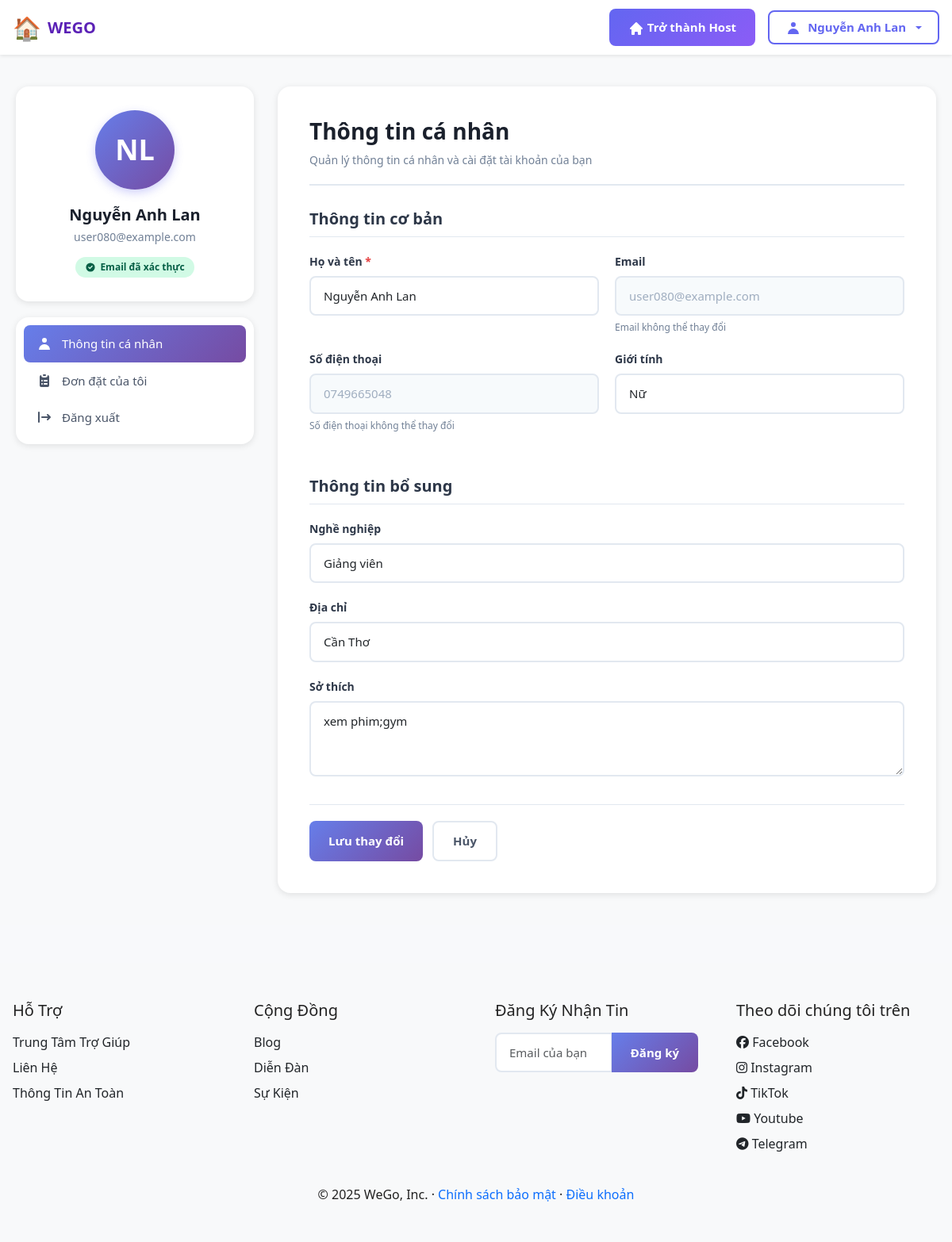
/view/user/profile.php (signed in), run on the app's committed database.
### tables this page shows
CREATE TABLE `user_profile` (
  `user_id` BIGINT UNSIGNED NOT NULL,
  `job` VARCHAR(150) DEFAULT NULL,
  `hobbies` TEXT DEFAULT NULL,
  `location` VARCHAR(150) DEFAULT NULL,
  `gender` ENUM('male','female','other','unknown') NOT NULL DEFAULT 'unknown',
  `created_at` TIMESTAMP NOT NULL DEFAULT CURRENT_TIMESTAMP,
  `updated_at` TIMESTAMP NOT NULL DEFAULT CURRENT_TIMESTAMP ON UPDATE CURRENT_TIMESTAMP,
  PRIMARY KEY (`user_id`),
  CONSTRAINT `fk_profile_user` FOREIGN KEY (`user_id`) REFERENCES `user` (`user_id`) ON UPDATE CASCADE
);

CREATE TABLE `user` (
  `user_id` BIGINT UNSIGNED NOT NULL AUTO_INCREMENT,
  `email` VARCHAR(190) NOT NULL,
  `phone` VARCHAR(30) NOT NULL,
  `password_hash` VARCHAR(255) NOT NULL,
  `full_name` VARCHAR(150) DEFAULT NULL,
  `is_email_verified` TINYINT(1) NOT NULL DEFAULT 0,
  `verification_code_expires` DATETIME DEFAULT NULL,
  `status` ENUM('active','locked') NOT NULL DEFAULT 'active',
  `token_version` INT UNSIGNED NOT NULL DEFAULT 0,
  `verify_version` INT UNSIGNED NOT NULL DEFAULT 0,
  `reset_version` INT UNSIGNED NOT NULL DEFAULT 0,
  `created_at` TIMESTAMP NOT NULL DEFAULT CURRENT_TIMESTAMP,
  `updated_at` TIMESTAMP NOT NULL DEFAULT CURRENT_TIMESTAMP ON UPDATE CURRENT_TIMESTAMP,
  PRIMARY KEY (`user_id`),
  UNIQUE KEY `uq_user_email` (`email`),
  UNIQUE KEY `uq_user_phone` (`phone`),
  KEY `ix_user_status` (`status`)
);

### model/mUser.php (called while the page is built, shortened)
<?php
class mUser {
    public function mGetUserById($userId) {
        $p = new mConnect();
        $conn = $p->mMoKetNoi();
        if ($conn) {
            $sql = "SELECT u.*, up.job, up.hobbies, up.location, up.gender
                    FROM user u
                    LEFT JOIN user_profile up ON u.user_id = up.user_id
                    WHERE u.user_id = $userId
                    LIMIT 1";
            $result = $conn->query($sql);
            if ($result && $result->num_rows > 0) {
                $user = $result->fetch_assoc();
                return $user;
            }
        }
        return null;
    }
}
?>

### view/user/profile.php (the view, shortened to what this page needs)
<?php
include_once __DIR__ . '/../../model/mUser.php';
$userId = $_SESSION['user_id'];
$currentPage = 'profile';
$mUser = new mUser();
$user = $mUser->mGetUserById($userId);
?>
<?php include __DIR__ . '/../partials/header.php'; ?>
<link rel="stylesheet" href="../css/profile.css?v=<?php echo time(); ?>">
<?php include __DIR__ . '/partials/profile-layout-start.php'; ?>
<div class="profile-header">
  <h1>Thông tin cá nhân</h1>
  <p>Quản lý thông tin cá nhân và cài đặt tài khoản của bạn</p>
</div>
<form action="" method="POST" class="profile-form">
  <div class="form-section">
    <h2>Thông tin cơ bản</h2>
    <div class="form-row">
      <div class="form-group">
        <label for="full_name">Họ và tên <span class="required">*</span></label>
        <input
          type="text"
          id="full_name"
          name="full_name"
          class="form-control <?php echo isset($errors['full_name']) ? 'is-invalid' : ''; ?>"
          value="<?php echo htmlspecialchars($user['full_name']); ?>"
          required
        >
      </div>
      <div class="form-group">
        <label for="email">Email</label>
        <input
          type="email"
          id="email"
          class="form-control"
          value="<?php echo htmlspecialchars($user['email']); ?>"
          disabled
        >
        <small class="form-text">Email không thể thay đổi</small>
      </div>
    </div>
    <div class="form-row">
      <div class="form-group">
        <label for="phone">Số điện thoại</label>
        <input
          type="tel"
          id="phone"
          class="form-control"
          value="<?php echo htmlspecialchars($user['phone']); ?>"
          disabled
        >
        <small class="form-text">Số điện thoại không thể thay đổi</small>
      </div>
      <div class="form-group">
        <label for="gender">Giới tính</label>
        <select id="gender" name="gender" class="form-control">
          <option value="female" <?php echo ($user['gender'] ?? '') == 'female' ? 'selected' : ''; ?>>Nữ</option>
        </select>
      </div>
    </div>
  </div>
  <div class="form-section">
    <h2>Thông tin bổ sung</h2>
    <div class="form-group">
      <label for="job">Nghề nghiệp</label>
      <input
        type="text"
        id="job"
        name="job"
        class="form-control"
        value="<?php echo htmlspecialchars($user['job'] ?? ''); ?>"
        placeholder="Ví dụ: Kỹ sư phần mềm, Giáo viên..."
      >
    </div>
    <div class="form-group">
      <label for="location">Địa chỉ</label>
      <input
        type="text"
        id="location"
        name="location"
        class="form-control"
        value="<?php echo htmlspecialchars($user['location'] ?? ''); ?>"
        placeholder="Thành phố, Quốc gia"
      >
    </div>
    <div class="form-group">
      <label for="hobbies">Sở thích</label>
      <textarea
        id="hobbies"
        name="hobbies"
        class="form-control"
        rows="3"
        placeholder="Ví dụ: Du lịch, Đọc sách, Thể thao..."
      ><?php echo htmlspecialchars($user['hobbies'] ?? ''); ?></textarea>
    </div>
  </div>
  <div class="form-actions">
    <button type="submit" name="update_profile" class="btn btn-primary">Lưu thay đổi</button>
    <button type="button" class="btn btn-outline" onclick="window.location.reload()">Hủy</button>
  </div>
</form>
<?php include __DIR__ . '/partials/profile-layout-end.php'; ?>
<?php include __DIR__ . '/../partials/footer.php'; ?>

### view/user/partials/profile-layout-start.php (shortened to what this page needs)
<div class="profile-container">
  <div class="profile-wrapper">
    <aside class="profile-sidebar">
      <div class="profile-card">
        <div class="profile-avatar">
          <div class="avatar-placeholder">
            <?php
            $initials = '';
            $nameParts = explode(' ', $user['full_name']);
            if (count($nameParts) >= 2) {
              $initials = strtoupper(substr($nameParts[0], 0, 1) . substr($nameParts[count($nameParts) - 1], 0, 1));
            } else {
              $initials = strtoupper(substr($user['full_name'], 0, 2));
            }
            echo $initials;
            ?>
          </div>
        </div>
        <h3 class="profile-name"><?php echo htmlspecialchars($user['full_name']); ?></h3>
        <p class="profile-email"><?php echo htmlspecialchars($user['email']); ?></p>
        <?php if ($user['is_email_verified'] == 1): ?>
          <span class="badge badge-success">
            <svg width="14" height="14" fill="currentColor" viewBox="0 0 20 20">
              <path fill-rule="evenodd" d="M10 18a8 8 0 100-16 8 8 0 000 16zm3.707-9.293a1 1 0 00-1.414-1.414L9 10.586 7.707 9.293a1 1 0 00-1.414 1.414l2 2a1 1 0 001.414 0l4-4z" clip-rule="evenodd"/>
            </svg>
            Email đã xác thực
          </span>
        <?php endif; ?>
      </div>
      <nav class="profile-nav">
        <a href="<?php echo $rootPath ?? '../'; ?>view/user/profile.php"
           class="nav-item <?php echo ($currentPage ?? '') === 'profile' ? 'active' : ''; ?>">
          <svg width="20" height="20" fill="currentColor" viewBox="0 0 20 20">
            <path fill-rule="evenodd" d="M10 9a3 3 0 100-6 3 3 0 000 6zm-7 9a7 7 0 1114 0H3z" clip-rule="evenodd"/>
          </svg>
          Thông tin cá nhân
        </a>
        <a href="<?php echo $rootPath ?? '../'; ?>view/user/traveller/my-bookings.php"
           class="nav-item <?php echo ($currentPage ?? '') === 'bookings' ? 'active' : ''; ?>">
          Đơn đặt của tôi
        </a>
        <a href="<?php echo $rootPath ?? '../'; ?>view/user/logout.php" class="nav-item">
          <svg width="20" height="20" fill="currentColor" viewBox="0 0 20 20">
            <path fill-rule="evenodd" d="M3 3a1 1 0 00-1 1v12a1 1 0 102 0V4a1 1 0 00-1-1zm10.293 9.293a1 1 0 001.414 1.414l3-3a1 1 0 000-1.414l-3-3a1 1 0 10-1.414 1.414L14.586 9H7a1 1 0 100 2h7.586l-1.293 1.293z" clip-rule="evenodd"/>
          </svg>
          Đăng xuất
        </a>
      </nav>
    </aside>
    <main class="profile-main">

### data on the page
user_profile: user_id.full_name "NL", user_id.full_name "Nguyễn Anh Lan", user_id.email "user080@example.com", full_name "Nguyễn Anh Lan", user_id.phone "0749665048", gender "Nữ", job "Giảng viên", location "Cần Thơ", hobbies "xem phim;gym"

### other printed values
$userName "Nguyễn Anh Lan"
